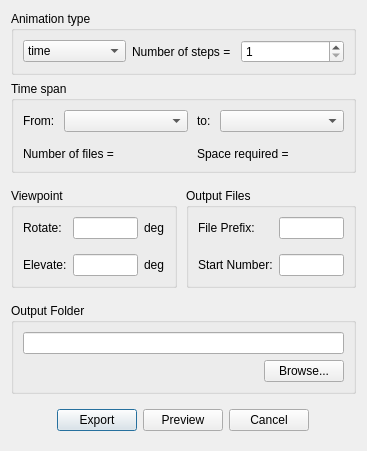
<?xml version="1.0" encoding="UTF-8"?>
<ui version="4.0">
 <class>ExportAnimationDialog</class>
 <widget class="QDialog" name="ExportAnimationDialog">
  <property name="geometry">
   <rect>
    <x>0</x>
    <y>0</y>
    <width>341</width>
    <height>405</height>
   </rect>
  </property>
  <property name="windowTitle">
   <string>Export Animation</string>
  </property>
  <layout class="QVBoxLayout" name="verticalLayout">
   <item>
    <widget class="QGroupBox" name="groupBox">
     <property name="title">
      <string>Animation type</string>
     </property>
     <layout class="QGridLayout" name="gridLayout_2">
      <item row="0" column="2">
       <widget class="QSpinBox" name="spinBoxNumberOfSteps">
        <property name="minimum">
         <number>1</number>
        </property>
        <property name="maximum">
         <number>1000000</number>
        </property>
        <property name="stepType">
         <enum>QAbstractSpinBox::DefaultStepType</enum>
        </property>
       </widget>
      </item>
      <item row="0" column="0">
       <widget class="QComboBox" name="comboBoxAnimationType">
        <item>
         <property name="text">
          <string>time</string>
         </property>
        </item>
        <item>
         <property name="text">
          <string>viewpoint</string>
         </property>
        </item>
       </widget>
      </item>
      <item row="0" column="1">
       <widget class="QLabel" name="label">
        <property name="text">
         <string>Number of steps =</string>
        </property>
       </widget>
      </item>
     </layout>
    </widget>
   </item>
   <item>
    <widget class="QGroupBox" name="groupBox_2">
     <property name="title">
      <string>Time span</string>
     </property>
     <layout class="QGridLayout" name="gridLayout_3">
      <property name="horizontalSpacing">
       <number>9</number>
      </property>
      <property name="verticalSpacing">
       <number>15</number>
      </property>
      <item row="0" column="2">
       <widget class="QLabel" name="label_3">
        <property name="text">
         <string>to:</string>
        </property>
       </widget>
      </item>
      <item row="1" column="2" colspan="2">
       <widget class="QLabel" name="labelDiskSpaceRequired">
        <property name="text">
         <string>Space required = </string>
        </property>
       </widget>
      </item>
      <item row="0" column="1">
       <widget class="QComboBox" name="comboBoxStartIndex">
        <property name="sizePolicy">
         <sizepolicy hsizetype="Expanding" vsizetype="Fixed">
          <horstretch>0</horstretch>
          <verstretch>0</verstretch>
         </sizepolicy>
        </property>
       </widget>
      </item>
      <item row="0" column="3">
       <widget class="QComboBox" name="comboBoxEndIndex">
        <property name="sizePolicy">
         <sizepolicy hsizetype="Expanding" vsizetype="Fixed">
          <horstretch>0</horstretch>
          <verstretch>0</verstretch>
         </sizepolicy>
        </property>
       </widget>
      </item>
      <item row="1" column="0" colspan="2">
       <widget class="QLabel" name="labelNumberOfFiles">
        <property name="text">
         <string>Number of files = </string>
        </property>
       </widget>
      </item>
      <item row="0" column="0">
       <widget class="QLabel" name="label_2">
        <property name="text">
         <string>From:</string>
        </property>
       </widget>
      </item>
     </layout>
    </widget>
   </item>
   <item>
    <widget class="QWidget" name="widget" native="true">
     <layout class="QHBoxLayout" name="horizontalLayout">
      <property name="spacing">
       <number>9</number>
      </property>
      <property name="leftMargin">
       <number>0</number>
      </property>
      <property name="rightMargin">
       <number>0</number>
      </property>
      <item>
       <widget class="QGroupBox" name="groupBox_3">
        <property name="title">
         <string>Viewpoint</string>
        </property>
        <layout class="QGridLayout" name="gridLayout">
         <property name="horizontalSpacing">
          <number>6</number>
         </property>
         <property name="verticalSpacing">
          <number>15</number>
         </property>
         <item row="0" column="0">
          <widget class="QLabel" name="label_6">
           <property name="text">
            <string>Rotate:</string>
           </property>
          </widget>
         </item>
         <item row="0" column="1">
          <widget class="QLineEdit" name="lineEditRotate">
           <property name="minimumSize">
            <size>
             <width>65</width>
             <height>0</height>
            </size>
           </property>
          </widget>
         </item>
         <item row="0" column="2">
          <widget class="QLabel" name="label_7">
           <property name="text">
            <string>deg</string>
           </property>
          </widget>
         </item>
         <item row="1" column="0">
          <widget class="QLabel" name="label_9">
           <property name="text">
            <string>Elevate:</string>
           </property>
          </widget>
         </item>
         <item row="1" column="1">
          <widget class="QLineEdit" name="lineEditElevate">
           <property name="minimumSize">
            <size>
             <width>65</width>
             <height>0</height>
            </size>
           </property>
           <property name="text">
            <string/>
           </property>
          </widget>
         </item>
         <item row="1" column="2">
          <widget class="QLabel" name="label_8">
           <property name="text">
            <string>deg</string>
           </property>
          </widget>
         </item>
        </layout>
       </widget>
      </item>
      <item>
       <widget class="QGroupBox" name="groupBox_4">
        <property name="title">
         <string>Output Files</string>
        </property>
        <layout class="QGridLayout" name="gridLayout_4">
         <property name="horizontalSpacing">
          <number>6</number>
         </property>
         <property name="verticalSpacing">
          <number>15</number>
         </property>
         <item row="0" column="0">
          <widget class="QLabel" name="label_10">
           <property name="text">
            <string>File Prefix:</string>
           </property>
          </widget>
         </item>
         <item row="0" column="1">
          <widget class="QLineEdit" name="lineEditFilePrefix">
           <property name="minimumSize">
            <size>
             <width>65</width>
             <height>0</height>
            </size>
           </property>
           <property name="text">
            <string/>
           </property>
          </widget>
         </item>
         <item row="1" column="0">
          <widget class="QLabel" name="label_11">
           <property name="text">
            <string>Start Number:</string>
           </property>
          </widget>
         </item>
         <item row="1" column="1">
          <widget class="QLineEdit" name="lineEditFileStartNumber">
           <property name="minimumSize">
            <size>
             <width>65</width>
             <height>0</height>
            </size>
           </property>
           <property name="text">
            <string/>
           </property>
          </widget>
         </item>
        </layout>
       </widget>
      </item>
     </layout>
    </widget>
   </item>
   <item>
    <widget class="QGroupBox" name="groupBox_5">
     <property name="title">
      <string>Output Folder</string>
     </property>
     <layout class="QGridLayout" name="gridLayout_5">
      <item row="0" column="0" colspan="2">
       <widget class="QLineEdit" name="lineEditOutputFolder"/>
      </item>
      <item row="2" column="0">
       <spacer name="horizontalSpacer">
        <property name="orientation">
         <enum>Qt::Horizontal</enum>
        </property>
        <property name="sizeHint" stdset="0">
         <size>
          <width>219</width>
          <height>20</height>
         </size>
        </property>
       </spacer>
      </item>
      <item row="2" column="1">
       <widget class="QPushButton" name="pushButtonBrowse">
        <property name="text">
         <string>Browse...</string>
        </property>
       </widget>
      </item>
     </layout>
    </widget>
   </item>
   <item>
    <widget class="QWidget" name="widget_2" native="true">
     <layout class="QGridLayout" name="gridLayout_6">
      <item row="0" column="2">
       <widget class="QPushButton" name="pushButtonPreview">
        <property name="text">
         <string>Preview</string>
        </property>
       </widget>
      </item>
      <item row="0" column="1">
       <widget class="QPushButton" name="pushButtonExport">
        <property name="text">
         <string>Export</string>
        </property>
        <property name="default">
         <bool>true</bool>
        </property>
       </widget>
      </item>
      <item row="0" column="3">
       <widget class="QPushButton" name="pushButtonCancel">
        <property name="text">
         <string>Cancel</string>
        </property>
       </widget>
      </item>
      <item row="0" column="0">
       <spacer name="horizontalSpacer_2">
        <property name="orientation">
         <enum>Qt::Horizontal</enum>
        </property>
        <property name="sizeHint" stdset="0">
         <size>
          <width>40</width>
          <height>20</height>
         </size>
        </property>
       </spacer>
      </item>
      <item row="0" column="4">
       <spacer name="horizontalSpacer_3">
        <property name="orientation">
         <enum>Qt::Horizontal</enum>
        </property>
        <property name="sizeHint" stdset="0">
         <size>
          <width>40</width>
          <height>20</height>
         </size>
        </property>
       </spacer>
      </item>
     </layout>
    </widget>
   </item>
  </layout>
 </widget>
 <tabstops>
  <tabstop>comboBoxStartIndex</tabstop>
  <tabstop>comboBoxEndIndex</tabstop>
  <tabstop>lineEditRotate</tabstop>
  <tabstop>lineEditElevate</tabstop>
  <tabstop>lineEditFilePrefix</tabstop>
  <tabstop>lineEditFileStartNumber</tabstop>
  <tabstop>lineEditOutputFolder</tabstop>
  <tabstop>pushButtonBrowse</tabstop>
  <tabstop>pushButtonExport</tabstop>
  <tabstop>pushButtonPreview</tabstop>
  <tabstop>pushButtonCancel</tabstop>
  <tabstop>comboBoxAnimationType</tabstop>
 </tabstops>
 <resources/>
 <connections/>
</ui>
